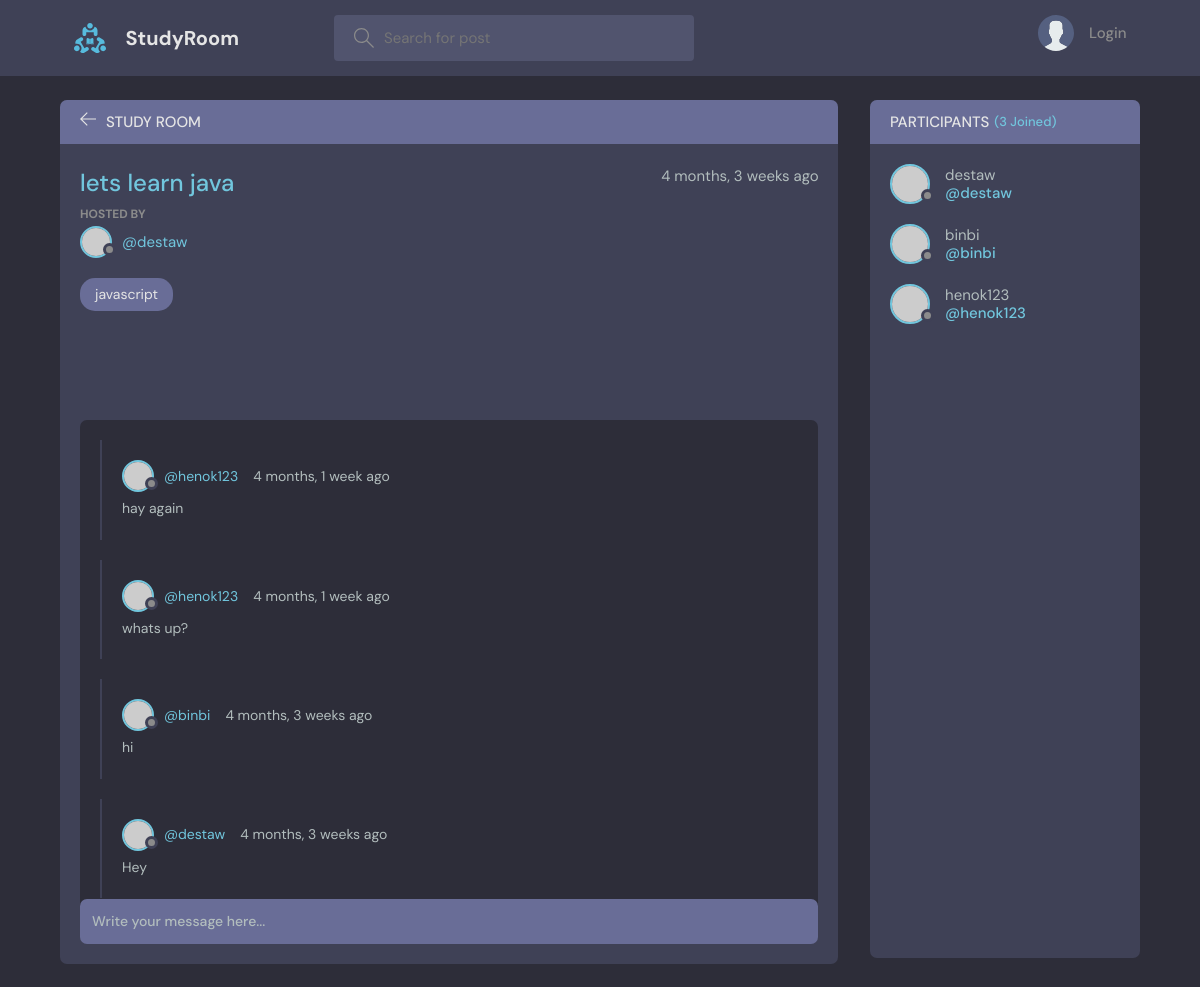
The page /room/1/ on the database its author committed.
### base/models.py (models this page shows, shortened)
class Room(models.Model):
    host = models.ForeignKey(User, on_delete=models.SET_NULL,null=True)
    topic =  models.ForeignKey(Topic, on_delete=models.SET_NULL,null=True)
    name = models.CharField(max_length=200)
    description = models.TextField(null=True,blank=True)
    participants =models.ManyToManyField(User,related_name="participants",blank=True)
    updated = models.DateTimeField(auto_now=True)
    created = models.DateTimeField(auto_now_add=True)
    class Meta:
        ordering = ['-updated','-created']

class Topic(models.Model):
     name = models.CharField(max_length=200)
     def __str__(self):
          return self.name

class Message(models.Model):
     user = models.ForeignKey(User, on_delete=models.CASCADE)
     room =  models.ForeignKey(Room, on_delete=models.CASCADE)
     body = models.TextField()
     updated = models.DateTimeField(auto_now=True)
     created = models.DateTimeField(auto_now_add=True)
     class Meta:
        ordering = ['-updated','-created']

### base/views.py (the view, shortened to what this page needs)
# urls.py: path('room/<str:pk>/',views.room, name="room"),
def room(request,pk):
    room = Room.objects.get(id=pk)
    room_messages = room.message_set.all()
    participants =room.participants.all()
    context ={'room':room,'room_messages':room_messages,'participants':participants}
    return render(request,'base/room.html',context)

### base/templates/base/room.html (shortened to what this page needs)
 {% extends "main.html" %}
 {% block content %}
    <main class="profile-page layout layout--2">
      <div class="container">
        <div class="room">
          <div class="room__top">
            <div class="room__topLeft">
              <a href="{% url 'home' %}">
                <svg version="1.1" xmlns="http://www.w3.org/2000/svg" width="32" height="32" viewBox="0 0 32 32">
                  <title>arrow-left</title>
                  <path
                    d="M13.723 2.286l-13.723 13.714 13.719 13.714 1.616-1.611-10.96-10.96h27.625v-2.286h-27.625l10.965-10.965-1.616-1.607z"
                  ></path>
                </svg>
              </a>
              <h3>Study Room</h3>
            </div>
          </div>
          <div class="room__box scroll">
            <div class="room__header scroll">
              <div class="room__info">
                <h3>{{room.name}}</h3>
                <span>{{room.created|timesince}} ago</span>
              </div>
              <div class="room__hosted">
                <p>Hosted By</p>
                <a href="{% url 'user-profile' room.host.id %}" class="room__author">
                  <div class="avatar avatar--small">
                    <img src="https://randomuser.me/api/portraits/men/37.jpg" />
                  </div>
                  <span>@{{room.host.username}}</span>
                </a>
              </div>
              <span class="room__topics">{{room.topic}}</span>
            </div>
            <div class="room__conversation">
              <div class="threads scroll">
                {%for message in room_messages%}
                <div class="thread">
                  <div class="thread__top">
                    <div class="thread__author">
                      <a href="{% url 'user-profile' message.user.id %}" class="thread__authorInfo">
                        <div class="avatar avatar--small">
                          <img src="https://randomuser.me/api/portraits/men/37.jpg" />
                        </div>
                        <span>@{{ message.user.username}}</span>
                      </a>
                      <span class="thread__date">{{message.created|timesince}} ago</span>
                    </div>
                  </div>
                  <div class="thread__details">
                    {{message.body}}
                  </div>
                </div>
              {% endfor %}
              </div>
            </div>
          </div>
          <div class="room__message">
            <form action="" method="POST">
              <input name="body" placeholder="Write your message here..." />
            </form>
          </div>
        </div>
        <div class="participants">
          <h3 class="participants__top">Participants <span>({{participants.count}} Joined)</span></h3>
          <div class="participants__list scroll">
            {% for user in participants %}
            <a href="{% url 'user-profile' user.id %}" class="participant">
              <div class="avatar avatar--medium">
                <img src="https://randomuser.me/api/portraits/men/37.jpg" />
              </div>
              <p>
                {{user.username}}
                <span>@{{user.username}}</span>
              </p>
            </a>
            {% endfor %}
          </div>
        </div>
      </div>
    </main>
 {% endblock content %}

### rows shown on the page
Room: name "lets learn java", created "4 months, 3 weeks", host.username "destaw", topic "javascript"
Message: user.username "henok123", created "4 months, 1 week", body "hay again"
Message: user.username "henok123", created "4 months, 1 week", body "whats up?"
Message: user.username "binbi", created "4 months, 3 weeks", body "hi"
Message: user.username "destaw", created "4 months, 3 weeks", body "Hey"

### other values the page prints
{{ participants.count }} "3"
{{ user.username }} "destaw"
{{ user.username }} "binbi"
{{ user.username }} "henok123"
